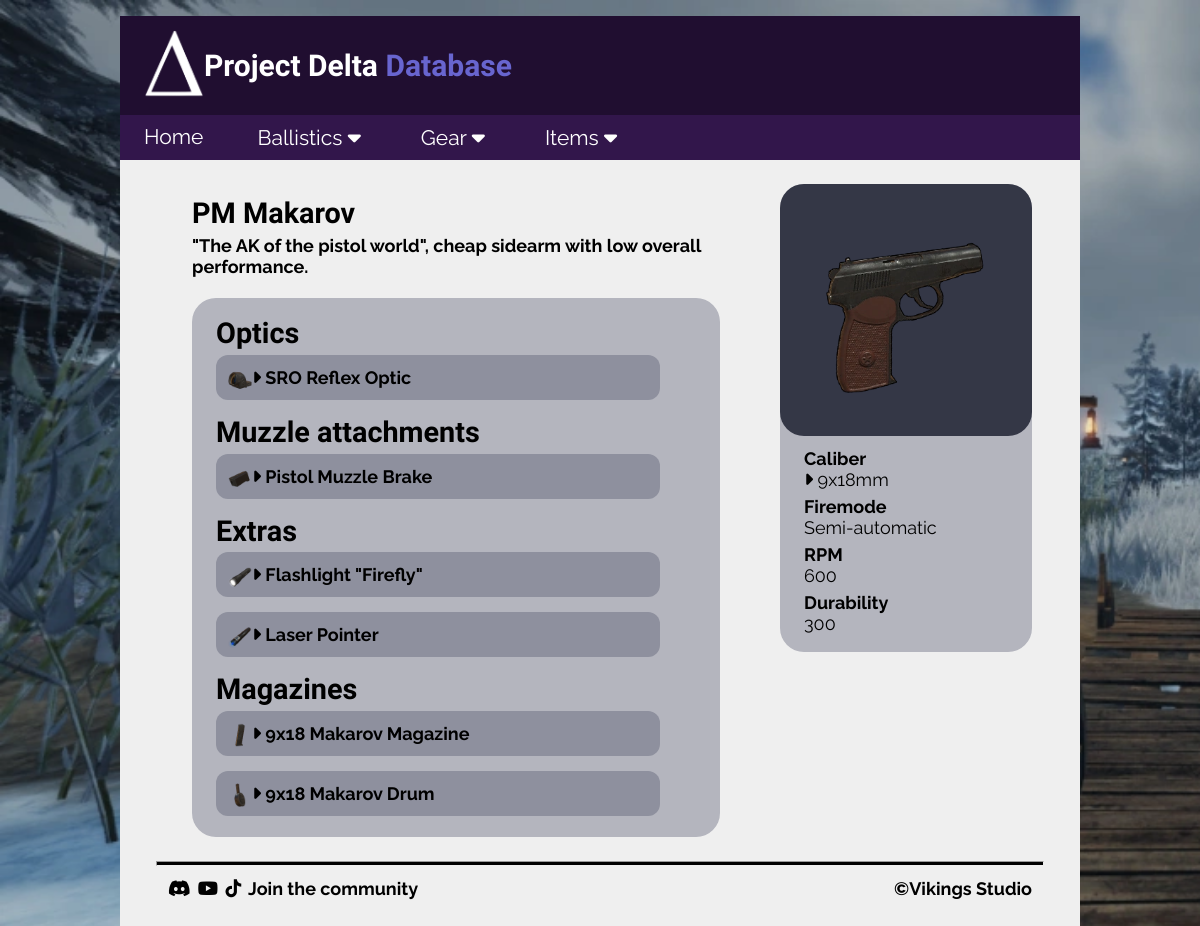
Page /weapon/2 on the earlier database version.
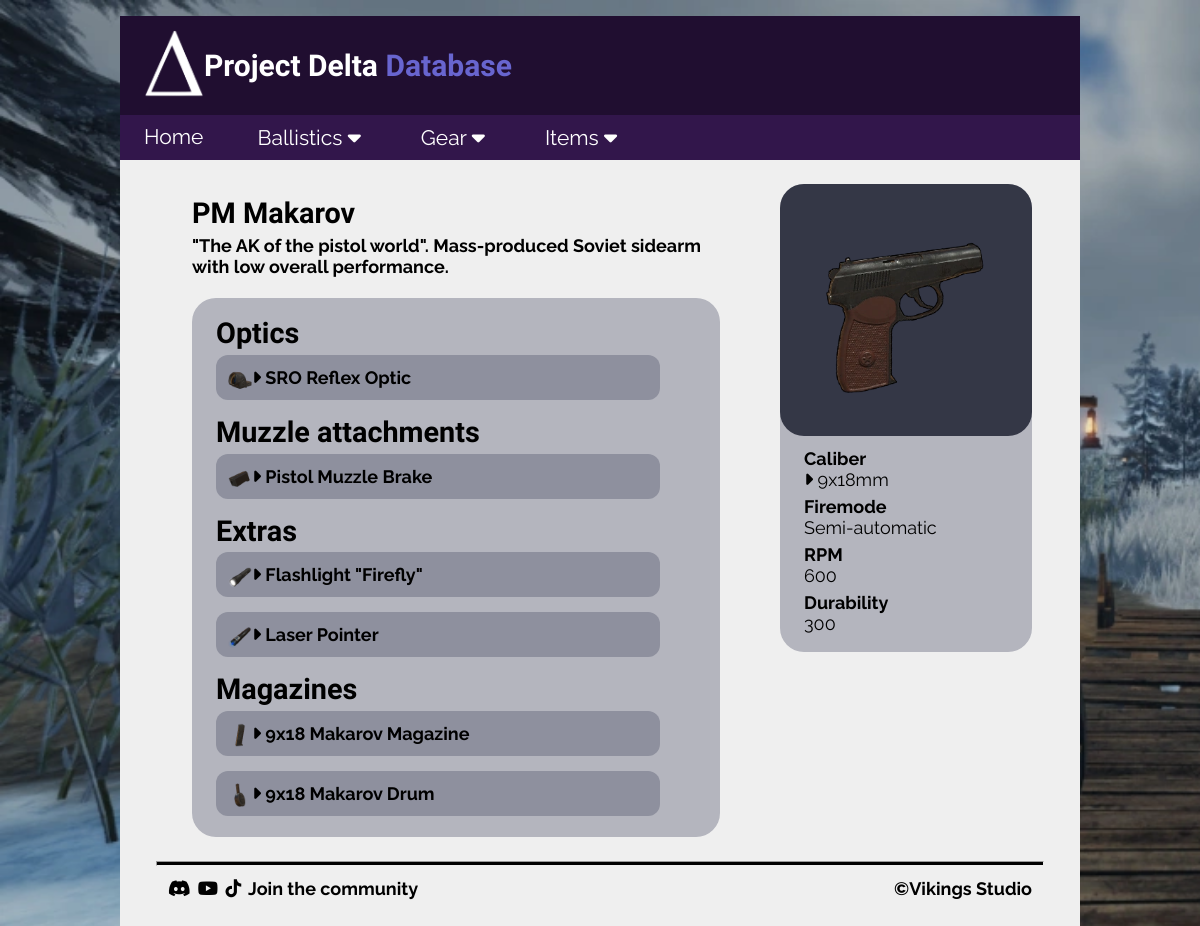
Same page on the later database version.
### tables this page shows
CREATE TABLE weapons (id INTEGER PRIMARY KEY, name TEXT, type TEXT, caliber_id INTEGER REFERENCES calibers (id), fire_mode TEXT, RPM INTEGER, durability INTEGER, dmg_mult INTEGER DEFAULT (1), description TEXT, image TEXT);

### Flask/routes.py (the view)
@app.route("/weapon/<int:id>")
def weapon(id):
    conn = sqlite3.connect('delta.db')
    cur = conn.cursor()
    cur.execute('''SELECT
    weapons.id,
    weapons.name,
    weapons.type,
    calibers.name AS caliber_name,
    weapons.fire_mode,
    weapons.RPM,
    weapons.durability,
    weapons.description,
    weapons.image
FROM weapons
JOIN calibers ON weapons.caliber_id = calibers.id
WHERE weapons.id = ?''', (id,))
    results = cur.fetchall()[0]
    cur = conn.cursor()
    cur.execute('''SELECT id, name, image FROM attachments WHERE id IN (
                SELECT attachment_id FROM weapon_attachments WHERE weapon_id = ?) AND type = ?''', (id, "Optic"))
    optics = cur.fetchall()
    cur = conn.cursor()
    cur.execute('''SELECT id, name, image FROM attachments WHERE id IN (
                SELECT attachment_id FROM weapon_attachments where weapon_id = ?) AND type = ?''', (id, "Muzzle"))
    muzzles = cur.fetchall()
    cur = conn.cursor()
    cur.execute('''SELECT id, name, image FROM attachments WHERE id IN (
                SELECT attachment_id FROM weapon_attachments where weapon_id = ?) AND type = ?''', (id, "Extra"))
    extras = cur.fetchall()
    cur = conn.cursor()
    cur.execute('''SELECT id, name, image FROM magazines WHERE id IN (
                SELECT magazine_id FROM weapon_magazines where weapon_id = ?)''', (id,))
    magazines = cur.fetchall()
    conn.close()
    return render_template('weapon.html', weapon=results, optics=optics, muzzles=muzzles, extras=extras, magazines=magazines, title=results[1])

### Flask/templates/weapon.html
{% extends "partials/layout.html" %}
{% block content %}
<div class="topic">
    <div>
        <h3>{{weapon[1]}}</h3>
        <h5>{{weapon[7]}}
        <br><br>
        {% if optics or attachments or magazines %}
        <div class="link-list">
            {% if optics %}
            <h3>Optics</h3>
            <h5>
                {% for optic in optics %}
                <div class="link-row">
                    <img src="/static/images/ballistics/attachments/{{optic[2]}}" class="link-icon">
                    <a href="{{ url_for('attachment', id=optic[0]) }}">
                        <i class="fa-solid fa-caret-right"></i> {{optic[1]}}
                    </a>
                </div>
                {% endfor %}
            </h5>
            {% endif %}
            {% if muzzles %}
            <h3>Muzzle attachments</h3>
            <h5>
                {% for muzzle in muzzles %}
                <div class="link-row">
                    <img src="/static/images/ballistics/attachments/{{muzzle[2]}}" class="link-icon">
                    <a href="{{ url_for('attachment', id=muzzle[0]) }}">
                        <i class="fa-solid fa-caret-right"></i> {{muzzle[1]}}
                    </a>
                </div>
                {% endfor %}
            </h5>
            {% endif %}
            {% if extras %}
            <h3>Extras</h3>
            <h5>
                {% for extra in extras %}
                <div class="link-row">
                    <img src="/static/images/ballistics/attachments/{{extra[2]}}" class="link-icon">
                    <a href="{{ url_for('attachment', id=extra[0]) }}">
                        <i class="fa-solid fa-caret-right"></i> {{extra[1]}}
                    </a>
                </div>
                {% endfor %}
            </h5>
            {% endif %}
            {% if magazines %}
            <h3>Magazines</h3>
            <h5>
                {% for magazine in magazines %}
                <div class="link-row">
                    <img src="/static/images/ballistics/magazines/{{magazine[2]}}" class="link-icon">
                    <a href="{{ url_for('magazine', id=magazine[0]) }}">
                        <i class="fa-solid fa-caret-right"></i> {{magazine[1]}}
                    </a>
                </div>
                {% endfor %}
            </h5>
            {% endif %}
        </div>
        {% endif %}
        </h5>
    </div>
        <div class="topic-box">
            <img src="/static/images/ballistics/weapons/{{weapon[8]}}" class="topic-icon">
            <a href="http://127.0.0.1:5000/ammunition?search={{weapon[3]}}">
                <h6 class="topic-row">Caliber <br> <span class="lighter"><i class="fa-solid fa-caret-right"></i> {{weapon[3]}}</span></h6>
            </a>
            <h6 class="topic-row">Firemode <br> <span class="lighter">{{weapon[4]}}</span></h6>
            <h6 class="topic-row">RPM <br> <span class="lighter">{{weapon[5]}}</span></h6>
            <h6 class="topic-row">Durability <br> <span class="lighter">{{weapon[6]}}</span></h6>
        </div>
</div>
{% endblock %}

Differences in the rows shown:
changed weapons "PM Makarov": description "\"The AK of the pistol world\", cheap sidearm with low overall performance." → "\"The AK of the pistol world\". Mass-produced Soviet sidearm with low overall performance."
